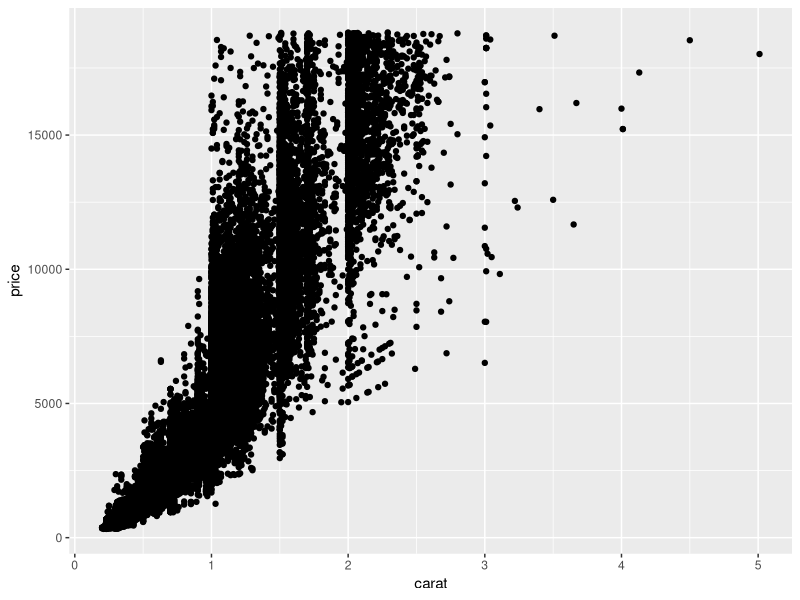
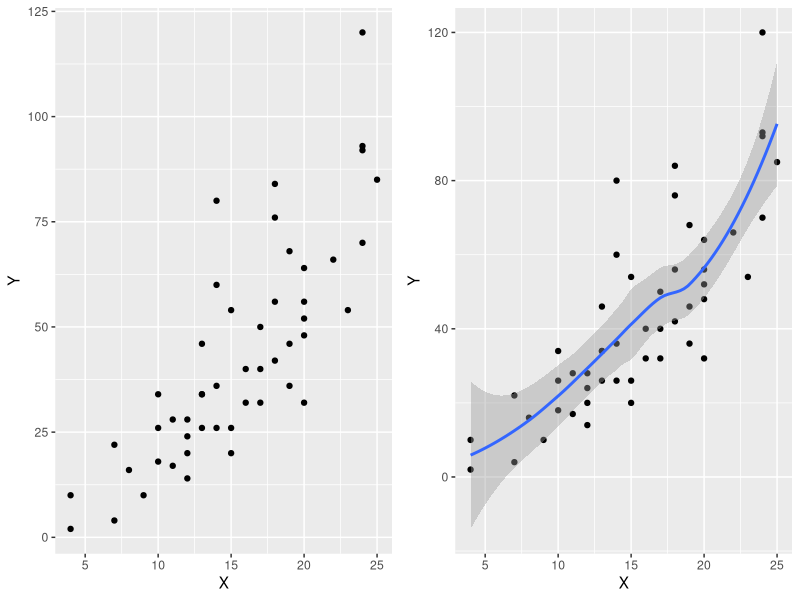
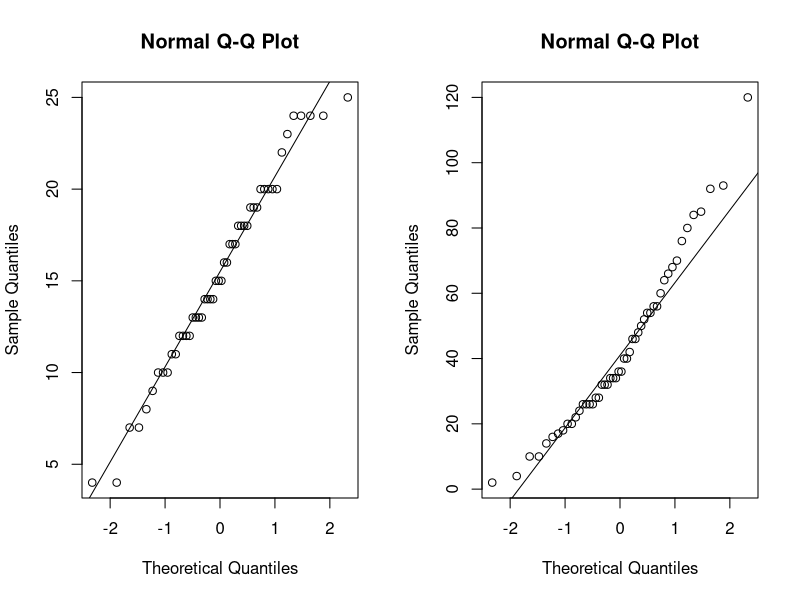
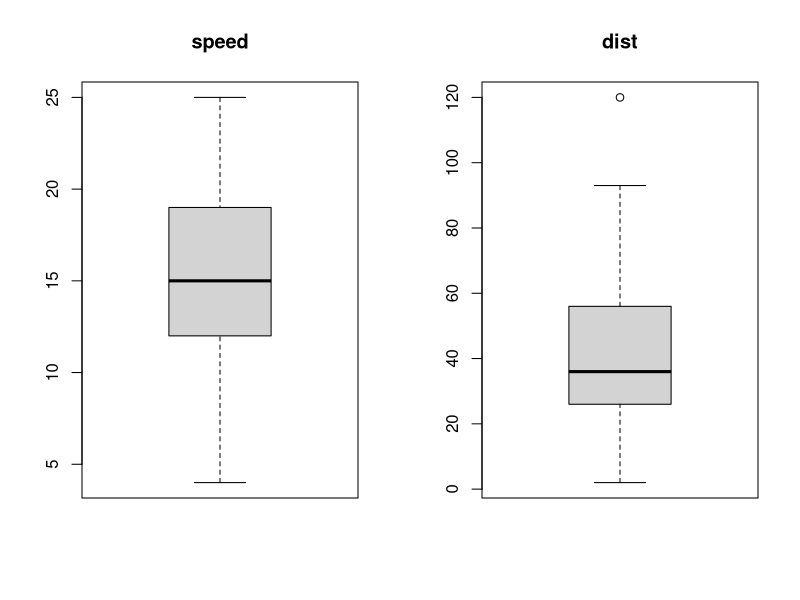
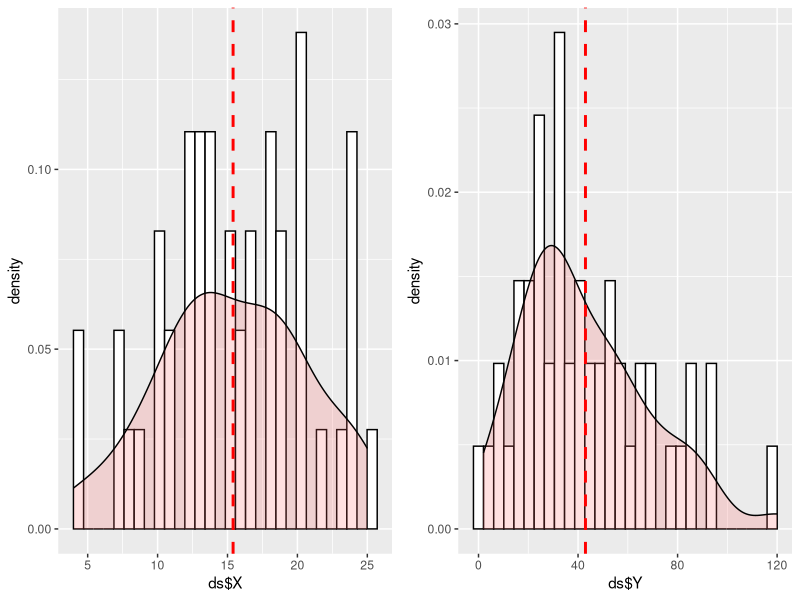
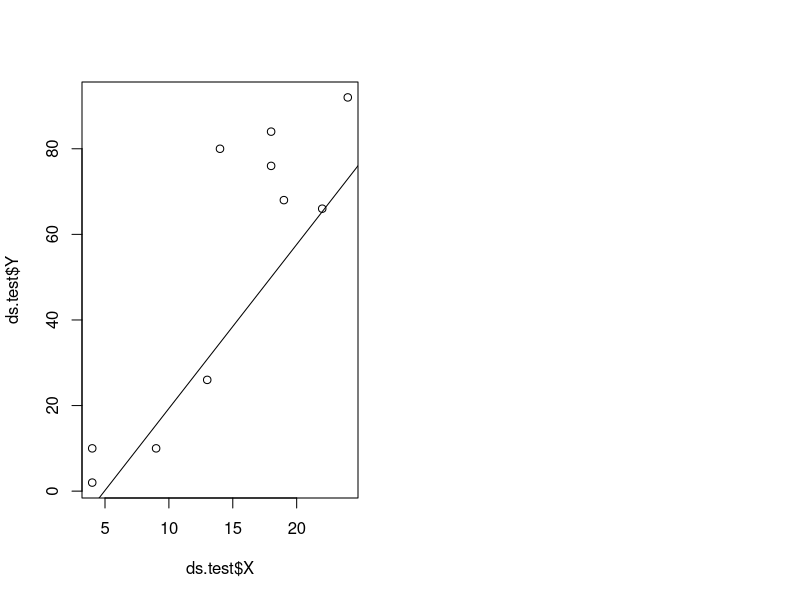
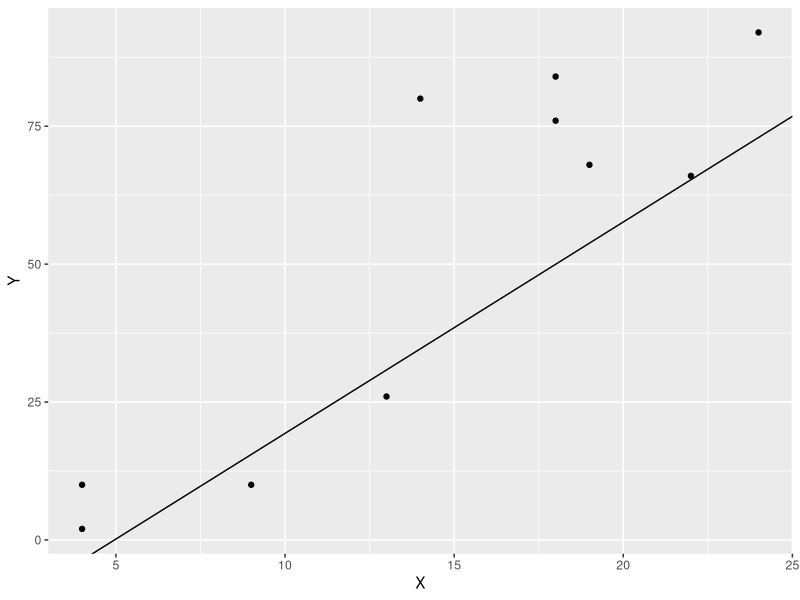
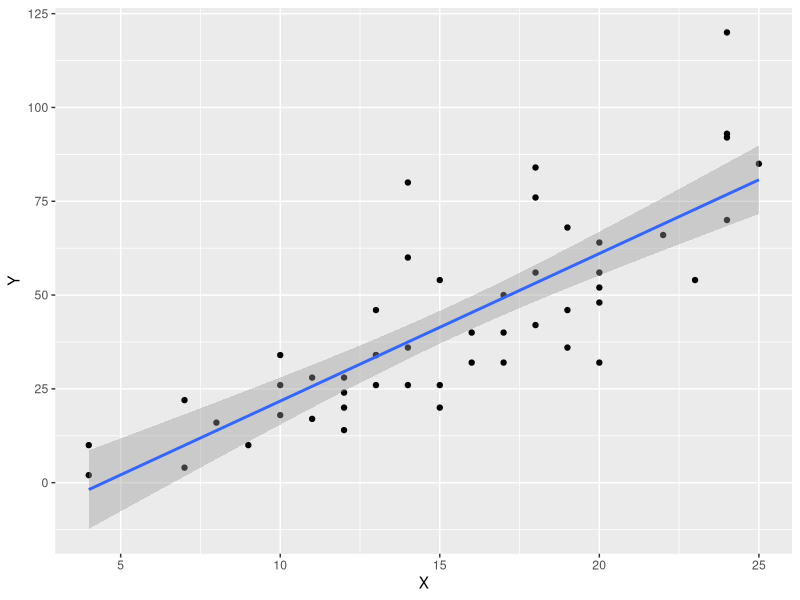

Write the R code that produced these figures, in order.
## ---- chunk 1
knitr::opts_chunk$set(echo = TRUE)
## ---- chunk 2
#install.packages("tidyverse")
#install.packages("gridExtra")
library(tidyverse)
library(gridExtra)
## ---- chunk 3
diamonds

ggplot(diamonds, aes(x=carat, y=price)) +
  geom_point()

## ---- chunk 4

ds.response.variable <- "dist"
ds.predictor.variable <- "speed"
ds.source <- cars
ds <- ds.source[, c(ds.response.variable, ds.predictor.variable)]
names(ds) <- c("Y", "X")


head(ds)
str(ds)


p1 <- ggplot(ds, aes(x=X, y=Y)) +
  geom_point()

p2 <- ggplot(ds, aes(x=X, y=Y)) +
  geom_point() +
  geom_smooth()

grid.arrange(p1, p2, ncol=2)


#normality check
par(mfrow=c(1,2))
qqnorm(ds$X)
qqline(ds$X)
qqnorm(ds$Y)
qqline(ds$Y)

#outliers
par(mfrow=c(1,2))
boxplot(ds$X, main=ds.predictor.variable)
boxplot(ds$Y, main=ds.response.variable)


#check normal distribution
p1 <- ggplot(data = NULL, aes(x = ds$X)) +
        geom_histogram(aes(y = ..density..), colour="black", fill="white") +
        geom_density(alpha=.2, fill="#FF6666") +
        geom_vline(aes(xintercept=mean(ds$X, na.rm = T)), color="red", linetype="dashed", size=1)

p2 <- ggplot(data = NULL, aes(x = ds$Y)) +
        geom_histogram(aes(y = ..density..), colour="black", fill="white") +
        geom_density(alpha=.2, fill="#FF6666") +
        geom_vline(aes(xintercept=mean(ds$Y, na.rm = T)), color="red", linetype="dashed", size=1)

grid.arrange(p1, p2, ncol=2)

#correlation
cor(ds$X, ds$Y)

#Simple linear model
#response~independent
model_simplelm <- lm(Y~X, data = ds)
summary(model_simplelm)

## ---- chunk 5

set.seed(123)
#split training and sample data
ds.training.index <- sample(1:nrow(ds), 0.8*nrow(ds))
ds.training <- ds[ds.training.index,]
ds.test <- ds[-ds.training.index,]

#buil model based on training data
ds.training.fit <- lm(Y~X, data = ds.training)
#test data prediction
ds.test$Y_predicted <- predict(ds.training.fit, ds.test)

summary(ds.training.fit)
#display result
ds.test[, c('X', 'Y', 'Y_predicted')]


plot(ds.test$X, ds.test$Y)
abline(ds.training.fit)

ds.training.fit$coefficients
ds.training.fit$coefficients[1] #intercept
ds.training.fit$coefficients[2] #slope

ggplot(ds.test, aes(x = X, y = Y)) +
  geom_point() +
  geom_abline(intercept = ds.training.fit$coefficients[1], slope = ds.training.fit$coefficients[2])

#only with ggplot2
ggplot(ds, aes(x = X, y = Y)) +
  geom_point() +
  geom_smooth(method = lm)

